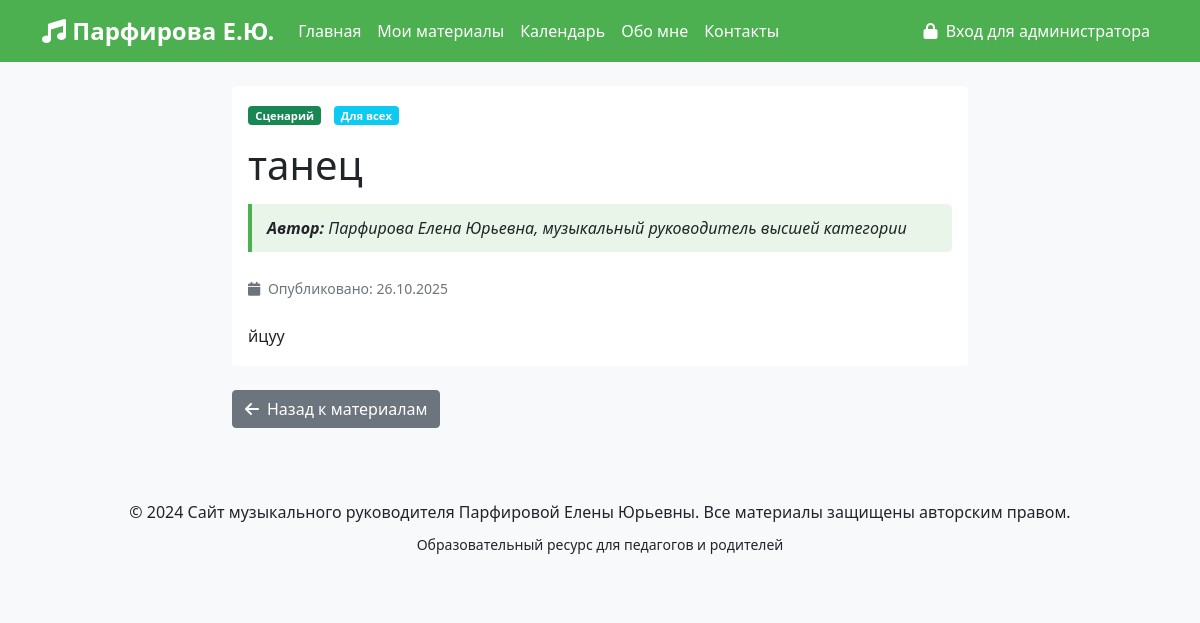
The page /material/6 on the database its author committed.
### models.py (models this page shows)
class Material(db.Model):
    id = db.Column(db.Integer, primary_key=True)
    title = db.Column(db.String(200), nullable=False)
    content = db.Column(db.Text, nullable=False)
    category = db.Column(db.String(50), nullable=False)
    target_audience = db.Column(db.String(50), nullable=False)
    created_date = db.Column(db.DateTime, nullable=False, default=lambda: datetime.now(timezone.utc))
    file_path = db.Column(db.String(300))
    is_published = db.Column(db.Boolean, default=True)

### app.py (the view)
@app.route('/material/<int:material_id>')
def material_detail(material_id):
    material = db.session.get(Material, material_id)
    if not material:
        abort(404)
    log_visit(f'material_{material_id}')
    return render_template('material_detail.html', material=material)

### app.py (called while the page is built)
def log_visit(page):
    visit = PageVisit(
        page=page,
        ip_address=request.remote_addr
    )
    db.session.add(visit)
    db.session.commit()

### templates/material_detail.html (shortened to what this page needs)
{% extends "base.html" %}
{% block content %}
<div class="container mt-4">
    <div class="row">
        <div class="col-lg-8 mx-auto">
            <article class="card">
                <div class="card-body">
                    <span class="badge bg-success mb-3">
                        {% if material.category == 'consultation' %}Консультация
                        {% elif material.category == 'scenario' %}Сценарий
                        {% elif material.category == 'methodical' %}Методическая разработка
                        {% else %}Статья{% endif %}
                    </span>
                    <span class="badge bg-info ms-2">
                        {% if material.target_audience == 'teachers' %}Для педагогов
                        {% elif material.target_audience == 'parents' %}Для родителей
                        {% else %}Для всех{% endif %}
                    </span>
                    <h1 class="card-title">{{ material.title }}</h1>
                    <div class="author-note mb-4">
                        <strong>Автор:</strong> Парфирова Елена Юрьевна, музыкальный руководитель высшей категории
                    </div>
                    <div class="text-muted mb-4">
                        <small>
                            <i class="fas fa-calendar me-1"></i>
                            Опубликовано: {{ material.created_date.strftime('%d.%m.%Y') }}
                        </small>
                    </div>
                    <div class="material-content">
                        {{ material.content | safe }}
                    </div>
                </div>
            </article>
            <div class="mt-4">
                <a href="{{ url_for('materials') }}" class="btn btn-secondary">
                    <i class="fas fa-arrow-left me-2"></i>Назад к материалам
                </a>
            </div>
        </div>
    </div>
</div>
{% endblock %}

### static/css/style.css (style rules this page uses)
:root { --primary-color: #4CAF50; --secondary-color: #FFC107; --accent-color: #2196F3; }
body { font-family: 'Segoe UI', Tahoma, Geneva, Verdana, sans-serif; background-color: #f8f9fa; }
.card { transition: transform 0.3s ease, box-shadow 0.3s ease; border: none; }
.badge { font-size: 0.7rem; }
.card { animation: fadeIn 0.6s ease-out; }
.author-note { background-color: #e8f5e8; border-left: 4px solid #4CAF50; padding: 10px 15px; margin: 15px 0; border-radius: 0 5px 5px 0; }
.author-note { background-color: #e8f5e8; border-left: 4px solid #4CAF50; padding: 12px 15px; margin: 15px 0; border-radius: 0 5px 5px 0; font-style: italic; }
.material-content { line-height: 1.6; }

### rows shown on the page
Material: title "танец", created_date "26.10.2025", content "йцуу"
